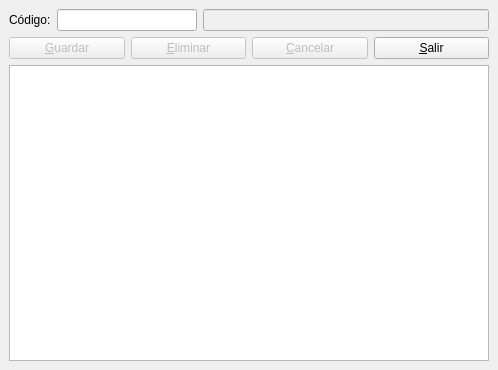
<ui version="4.0" >
 <author>José Manuel Díez Botella</author>
 <class>diarios</class>
 <widget class="QDialog" name="diarios" >
  <property name="geometry" >
   <rect>
    <x>0</x>
    <y>0</y>
    <width>498</width>
    <height>370</height>
   </rect>
  </property>
  <property name="windowTitle" >
   <string>Edición / Alta de diarios</string>
  </property>
  <layout class="QVBoxLayout" >
   <property name="spacing" >
    <number>6</number>
   </property>
   <property name="leftMargin" >
    <number>9</number>
   </property>
   <property name="topMargin" >
    <number>9</number>
   </property>
   <property name="rightMargin" >
    <number>9</number>
   </property>
   <property name="bottomMargin" >
    <number>9</number>
   </property>
   <item>
    <layout class="QHBoxLayout" >
     <property name="spacing" >
      <number>6</number>
     </property>
     <property name="leftMargin" >
      <number>0</number>
     </property>
     <property name="topMargin" >
      <number>0</number>
     </property>
     <property name="rightMargin" >
      <number>0</number>
     </property>
     <property name="bottomMargin" >
      <number>0</number>
     </property>
     <item>
      <widget class="QLabel" name="label" >
       <property name="text" >
        <string>Código:</string>
       </property>
      </widget>
     </item>
     <item>
      <widget class="QLineEdit" name="CodigoLineEdit" >
       <property name="maximumSize" >
        <size>
         <width>140</width>
         <height>16777215</height>
        </size>
       </property>
       <property name="maxLength" >
        <number>40</number>
       </property>
      </widget>
     </item>
     <item>
      <widget class="QLineEdit" name="DescripcionLineEdit" >
       <property name="enabled" >
        <bool>false</bool>
       </property>
       <property name="maxLength" >
        <number>255</number>
       </property>
      </widget>
     </item>
    </layout>
   </item>
   <item>
    <layout class="QHBoxLayout" >
     <property name="spacing" >
      <number>6</number>
     </property>
     <property name="leftMargin" >
      <number>0</number>
     </property>
     <property name="topMargin" >
      <number>0</number>
     </property>
     <property name="rightMargin" >
      <number>0</number>
     </property>
     <property name="bottomMargin" >
      <number>0</number>
     </property>
     <item>
      <widget class="QPushButton" name="BotonGuardar" >
       <property name="enabled" >
        <bool>false</bool>
       </property>
       <property name="text" >
        <string>&amp;Guardar</string>
       </property>
       <property name="default" >
        <bool>true</bool>
       </property>
      </widget>
     </item>
     <item>
      <widget class="QPushButton" name="BotonEliminar" >
       <property name="enabled" >
        <bool>false</bool>
       </property>
       <property name="text" >
        <string>&amp;Eliminar</string>
       </property>
       <property name="autoDefault" >
        <bool>false</bool>
       </property>
      </widget>
     </item>
     <item>
      <widget class="QPushButton" name="BotonCancelar" >
       <property name="enabled" >
        <bool>false</bool>
       </property>
       <property name="text" >
        <string>&amp;Cancelar</string>
       </property>
       <property name="autoDefault" >
        <bool>false</bool>
       </property>
      </widget>
     </item>
     <item>
      <widget class="QPushButton" name="BotonSalir" >
       <property name="text" >
        <string>&amp;Salir</string>
       </property>
       <property name="autoDefault" >
        <bool>false</bool>
       </property>
      </widget>
     </item>
    </layout>
   </item>
   <item>
    <widget class="QTableView" name="tabla" />
   </item>
  </layout>
 </widget>
 <resources/>
 <connections>
  <connection>
   <sender>BotonSalir</sender>
   <signal>clicked()</signal>
   <receiver>diarios</receiver>
   <slot>accept()</slot>
   <hints>
    <hint type="sourcelabel" >
     <x>372</x>
     <y>85</y>
    </hint>
    <hint type="destinationlabel" >
     <x>420</x>
     <y>107</y>
    </hint>
   </hints>
  </connection>
 </connections>
</ui>
